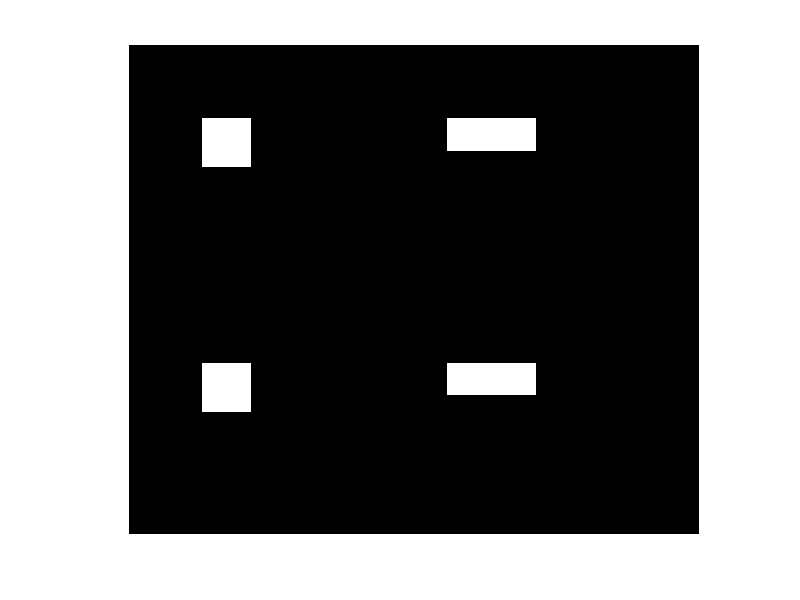
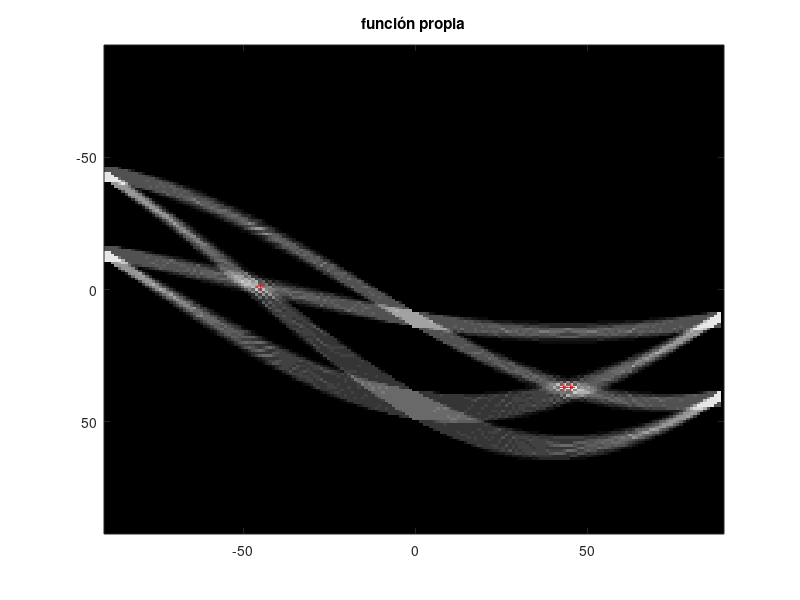
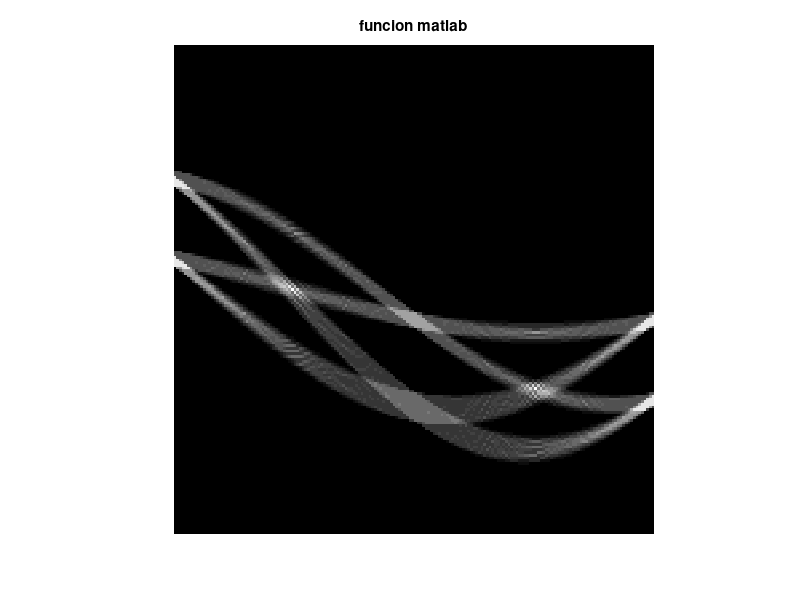

MATLAB code for these plots, in order: (Note: this script raises an error after producing the figures.)
close all;
clear;
im = zeros(60, 70);
im(10:15,10:15)=1;
im(40:45,10:15)=1;
im(10:13,40:50)=1;
im(40:43,40:50)=1;
figure;
imshow(im)

tmin=-90;
tmax=89;
T=-90:89;

[f, c] = size(im);
%tamaño de p
dp = floor(sqrt(f^2+c^2));
R=-dp:dp;


%tamaño de V
v = zeros(dp*2+1,181);
for y=1:f
    for x=1:c
        if im(y,x)
        for th = tmin:tmax
            p = floor(x*cosd(th)+y*sind(th));
            v(p+dp,th+91) = v(p+dp,th+91)+1;
        end
        end
    end
end
[valm,~]=max(v(:));
figure;
imshow(v, [], 'XData', T, 'YData',R,'InitialMagnification','fit');
title("función propia");
axis on, axis normal, hold on;
[rom, thm]=find(v == valm);
xf = T(thm);
yf = R(rom);
plot(xf,yf,'r+')

%formulas matlab
[vm, tm, rm] = hough(im);
figure;
imshow(vm, [], 'XData', tm, 'YData',rm,'InitialMagnification','fit');
title("funcion matlab");
hp = houghpeaks(im);
hl = houghlines(im, T, R, p, 'FillGap',5,'MinLength',7);

% p = x.*cos(th)+y.*sin(th)
% 71 = x*cos(1)+y*sin(1)
